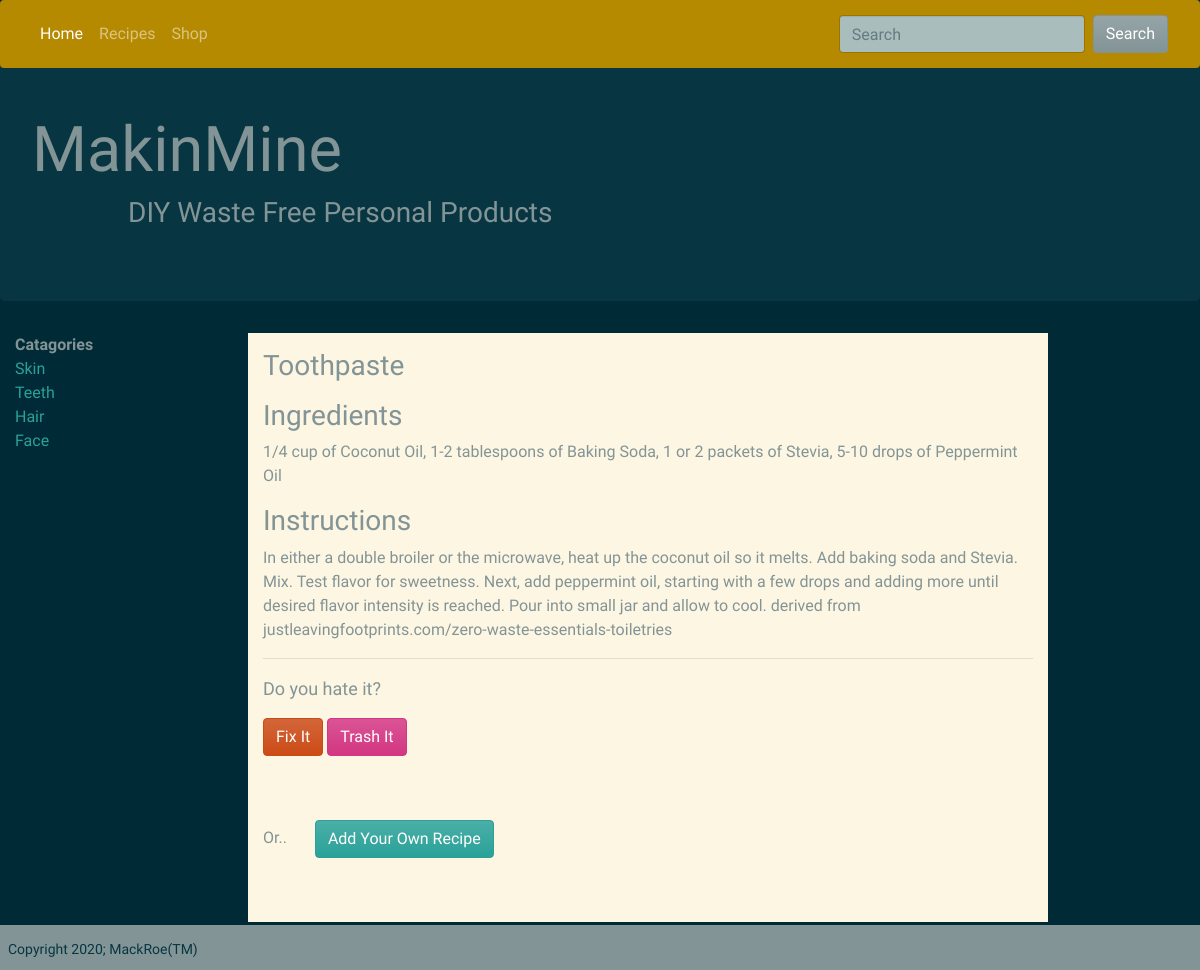
/toothpaste, run on the app's committed database.
### recipes/models.py (models this page shows, shortened)
class Recipe(models.Model):
    title = models.CharField(max_length=200, unique=True)
    pub_date = models.DateTimeField(auto_now_add=True)
    catagory = models.CharField(max_length=200, default='')
    ingredients = models.TextField(default='')
    instructions = models.TextField(default='')
    rating = models.IntegerField(default=0)
    slug = models.SlugField(null=True)
    submitter = models.CharField(max_length=200, default='')

### recipes/views.py (the view)
# urls.py: path('<str:slug>', RecipeDetailView.as_view(), name='recipe_detail'),
class RecipeDetailView(DetailView):
    model = Recipe
    def get(self, request, slug):
        recipe_detail = self.get_queryset().get(slug__iexact=slug)
        return render(request, 'recipe_detail.html', {
            'recipe_detail': recipe_detail
        })

### recipes/templates/recipe_detail.html (shortened to what this page needs)
{% extends "base.html" %}
{% block content %}
<div class="col-md-8 bg-light mb-5 ml-5">
    <p>
        <h2>
            {{ recipe_detail.title }}
        </h2>
    <p>
        <h3>Ingredients</h3>
            {{ recipe_detail.ingredients }}<br />
    <p>
        <h3>Instructions</h3>
        {{ recipe_detail.instructions }}
    <hr>
    <p>
        Do you hate it? <br>
        <form method="POST">
            <a href="{% url 'update_recipe' recipe_detail.slug %}" class="btn btn-warning">
                Fix It
            </a>
            <a href="{% url 'delete_recipe' recipe_detail.slug %}" class="btn btn-danger">
                Trash It
            </a>
        </form>
        Or..
            <a href="{% url 'add_recipe' %}" class="btn btn-success ml-4 mt-5 mb-5">
                Add Your Own Recipe
            </a>
    </p>
</div>
{% endblock %}

### recipes/static/css/recipes.css (style rules this page uses)
html { font-size: 100%; }
p { font-size: 18px; }
h2 { font-family: 'Great Vibes', cursive; font-size: 28px; }

### data on the page
Recipe: title "Toothpaste", ingredients "1/4 cup of Coconut Oil, 1-2 tablespoons of Baking Soda, 1 or 2 packets of Stevia, 5-10 drops of Peppermint Oil", instructions "In either a double broiler or the microwave, heat up the coconut oil so it melts. Add baking soda and Stevia. Mix. Test flavor for sweetness. Next, add peppermint oil, starting with a few drops and adding more until desired flavor intensity is reached. Pour into small jar and allow to cool. derived from justleavingfootprints.com/zero-waste-essentials-toiletries"
